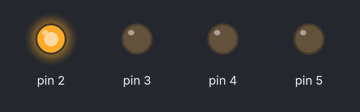
The sketch below on a simulated Arduino Uno, built with avr-gcc and run on an emulated ATmega328P. Parts: output pins drawn as LEDs (lit = HIGH).

Above: at 0.15 s.
At 0.75 s:
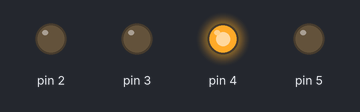
At 1.65 s:
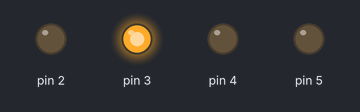
At 2.25 s:
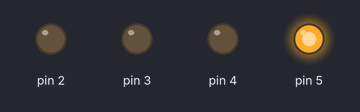
Timing chart, 0 to 3.0 s (numbered marks = the images above):
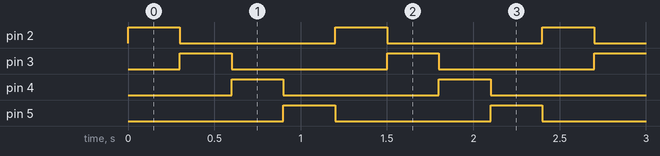

The sketch:

Running_Lights.ino
```cpp
void setup() {
pinMode(2, OUTPUT);
pinMode(3, OUTPUT);
pinMode(4, OUTPUT);
pinMode(5, OUTPUT);
}

void loop() {
// only pin 2 lights up
digitalWrite(2, HIGH);
digitalWrite(3, LOW);
digitalWrite(4, LOW);
digitalWrite(5, LOW);
delay(300);

// only pin 3 lights up
digitalWrite(2, LOW);
digitalWrite(3, HIGH);
digitalWrite(4, LOW);
digitalWrite(5, LOW);
delay(300);

// only pin 4 lights up
digitalWrite(2, LOW);
digitalWrite(3, LOW);
digitalWrite(4, HIGH);
digitalWrite(5, LOW);
delay(300);

// only pin 5 lights up
digitalWrite(2, LOW);
digitalWrite(3, LOW);
digitalWrite(4, LOW);
digitalWrite(5, HIGH);
delay(300);
}
```

Measured:
- by itself, pin 2–5: alternates HIGH for 0.30 s and LOW for 0.90 s
- by itself, everything shown: repeats every 1.2 s, in 4 steps
